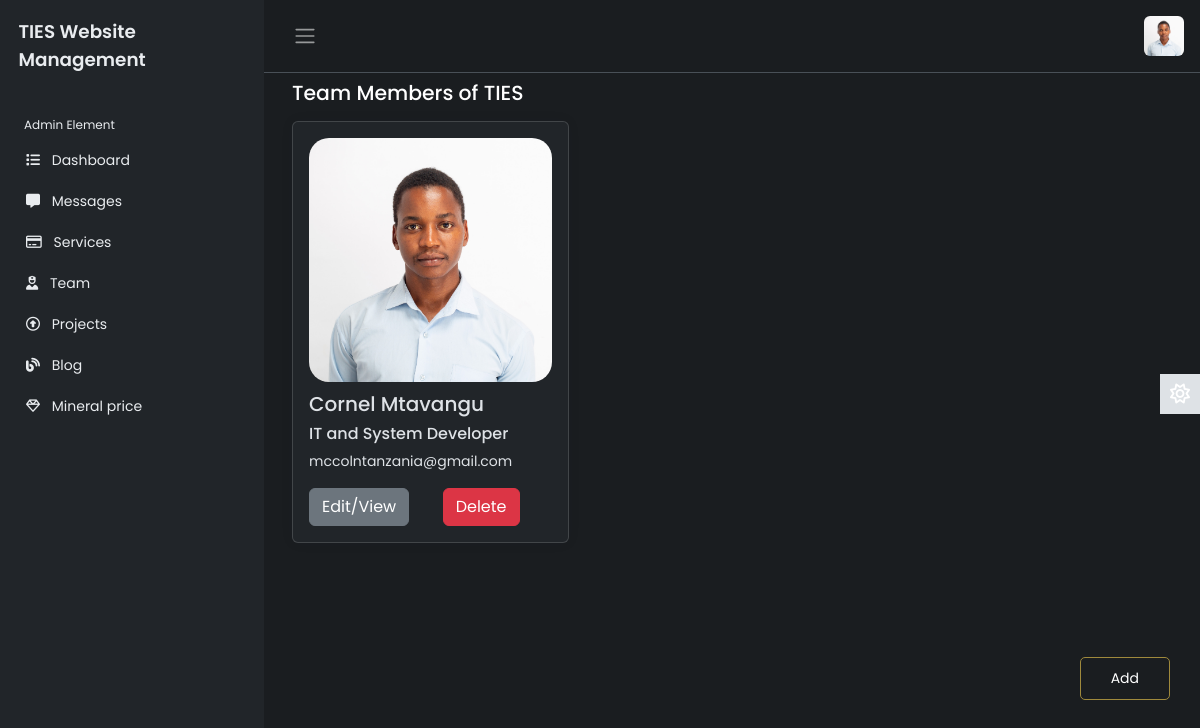
Screenshot of /administrator/team2/ (signed in) with the database file from the repository.
### app/models.py (models this page shows, shortened)
class Team(models.Model):
    name = models.CharField(max_length=200)
    role = models.CharField(max_length=200)
    email = models.CharField(max_length=200)
    profile = models.TextField()
    image = models.ImageField()

### administrator/views.py (the view)
# urls.py: path('team2/', views.team2, name='team2'),
@login_required
def team2(request):
    team = Team.objects.all().order_by('-id')
    context = {
        'team': team
    }
    return render(request, 'administrator/team2.html', context)

### administrator/templates/administrator/team2.html
{% extends 'administrator/base3.html' %}
{% load static %}
{% block content %}
<main class="content px-3 py-2">
    <div class="container-fluid">
        <div class="mb-3">
            <h4>Team Members of TIES</h4>
        </div>
        <div class="row">
            {% for i in team %}
            <div class="col-md-4 mb-4">
                <div class="card">
                    <div class="card-body">
                        <img src="{{i.image.url}}" alt="">
                        <h5 class="card-title">{{i.name}}</h5>
                        <h6 class="card-title">{{i.role}}</h6>
                        <p class="card-text">{{i.email}}</p>
                        <div class="row">
                            <div class="col-md-6">
                                <a href="{% url 'teamEdit' i.id %}" class="btn btn-secondary">Edit/View</a>
                            </div>
                            <div class="col-md-6">
                                <a href="{% url 'deleteTeamMember' i.id %}" class="btn btn-danger">Delete</a>
                            </div>
                        </div>
                    </div>
                </div>
            </div>
            {% endfor %}
        </div>
        <a href="{% url 'teamAdd' %}">
            <button class="add">Add</button>
        </a>
    </div>
</main>
{% endblock %}

### administrator/static/administrator/index.css (style rules this page uses)
:root { --color-white: #ffffff; --color-light: #f0eff5; --color-gray-light: #86848c; --color-gray-dark: #56555e; --color-dark: #27282f; --color-primary: rgb(234,181,7); --color-danger: rgb(255,67,54); --color-ties1: #1a3048; --color-ties2: #9f893c; --color-ties3: #ffbf00; }
body { font-family: 'Poppins', sans-serif; font-size: 0.875rem; opacity: 1; overflow-y: scroll; margin: 0; }
a { cursor: pointer; text-decoration: none; font-family: 'Poppins', sans-serif; }
h4 { font-family: 'Poppins', sans-serif; font-size: 1.275rem; color: var(--bs-emphasis-color); }
.content { flex: 1; max-width: 100vm; width: 100vm; }
.card .card-body img { width: 100%; height: auto; border-radius: 20px; margin: 0 0 10px 0; }
.add { padding: 10px 30px; border-radius: 5px; background: transparent; border: 1px solid var(--color-ties2); position: fixed; bottom: 100px; right: 30px; }
@media (min-width:768px) { .content { max-width: auto; width: auto; } }
.card { box-shadow: 0 0 .875rem 0 rgb(34,46,60, .05); margin-bottom: 24px; }

### rows the page displays
Team: image (picture), name "Cornel Mtavangu", role "IT and System Developer", email "mccolntanzania@gmail.com"
